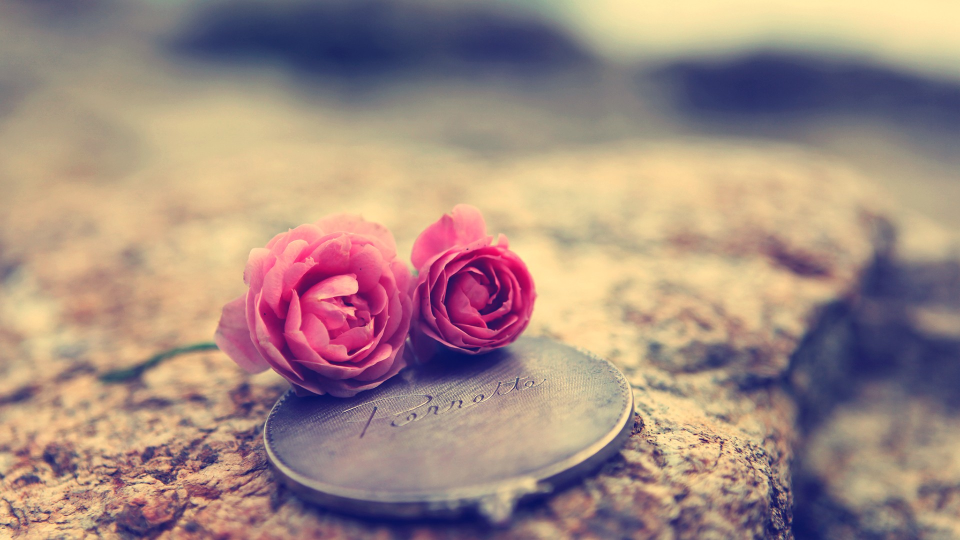
#> input picture images/Ship_Background.jpg, 1920 x 1080 px (shown at 1/2 size)
$ python main.py
#> lines starting #> are read from the running program, lines starting #| are printed output that depends on the picture
# import PIL
from turtle import width
from PIL import Image, ImageDraw, ImageFont, ImageOps
import random
import requests

# Heart icon attribution
# https://www.flaticon.com/authors/vlad-szirka


def generate_ship_image(user1, user2):
    # Read ship image template
    # Have tested 1920x1080px and 1200x600px images.
#> called with user1 = 'user1', user2 = 'user2'
    image = Image.open("images/Ship_Background.jpg").convert("RGBA")
    width, height = image.size
#> width = 1920; height = 1080
    center_x = width // 2
#> center_x = 960
    center_y = height // 2
#> center_y = 540

    # Open, resize, and add heart icon to background template
    heart_icon = Image.open(
        "images/heart.png").resize((width // 3, width // 3))
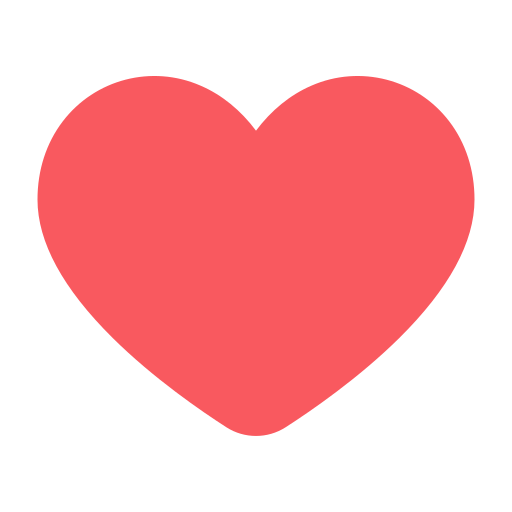
#> input picture images/heart.png, 512 x 512 px
    heart_location = center_x - \
        heart_icon.size[0] // 2, center_y - heart_icon.size[1] // 2
#> heart_location = (640, 220)
    image.alpha_composite(heart_icon, heart_location)
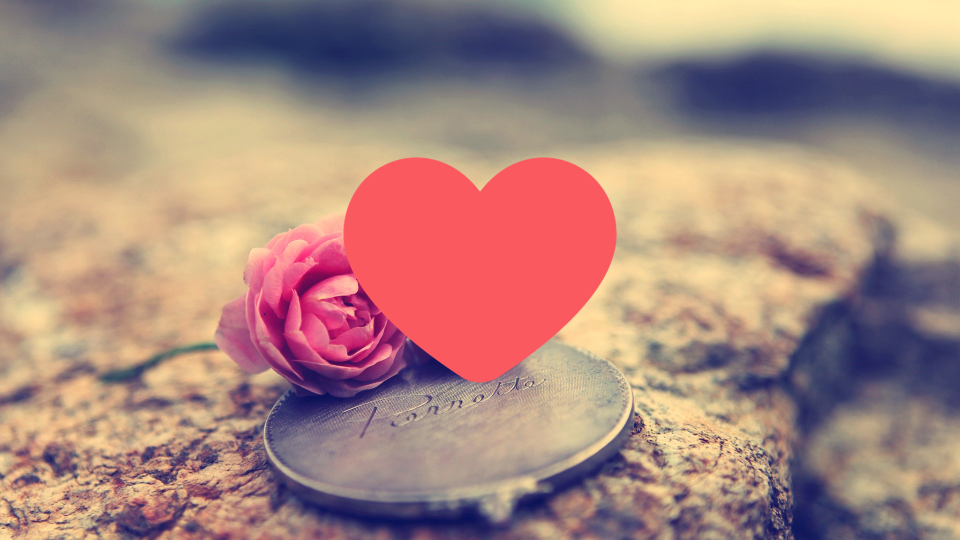
#> image: PIL image 1920x1080 RGBA (shown at 1/2 size); mean R, G, B, A 166.5, 133.4, 126.7, 255

    # Initialise first font for love percentage
    font_colour = "#000000"
    stroke_fill = "#ffffff"
    font_size = round(center_y // 3.33)
#> font_size = 162
    stroke_width = round(font_size * 0.02)
#> stroke_width = 3

    draw = ImageDraw.Draw(image)

    # Generate ship % and draw onto the background
    love_value = random.randint(0, 100)
    font = ImageFont.truetype("arial.ttf", font_size)
    draw.text((center_x, center_y), str(love_value) + "%", fill=font_colour,
              font=font, anchor="mm", align="center", stroke_width=stroke_width, stroke_fill=stroke_fill)

    # Change font settings for user names
    font_colour = "#f9595f"  # Red for names
    stroke_fill = "#000000"
    font_size = round(font_size // 1.75)
#> font_size = 92
    stroke_width = round(font_size * 0.02)
#> stroke_width = 2
    font = ImageFont.truetype("arial.ttf", font_size)

    # Set the display names and draw them onto the background
    # TODO: Grab names for users here from arguments
    name_1 = "Jackyyy"
    name_2 = "the lempika"
    draw.text((center_x, center_y - (center_y // 1.33)), name_1, fill=font_colour,
              font=font, anchor="mm", align="center", stroke_width=stroke_width, stroke_fill=stroke_fill)
    draw.text((center_x, center_y + (center_y // 1.33)), name_2, fill=font_colour,
              font=font, anchor="mm", align="center", stroke_width=stroke_width, stroke_fill=stroke_fill)

    # Get and resize the user avatars
    avatar_dims = (width // 5, width // 5)
#> avatar_dims = (384, 384)

    # TODO: Get avatar from users
    # Method 1: Using URLS
    # Method 2: Local files
    avatar_1, avatar_2 = get_avatar_using_urls("user1", "user2", avatar_dims)

    # avatar_1 = Image.open("avatar.jpg").resize(avatar_dims)
    # avatar_2 = Image.open("avatar2.webp").resize(avatar_dims)

    # Create circle mask for circle avatars. Same size as avatars
    avatar_mask = Image.new("L", avatar_dims, 0)
    draw = ImageDraw.Draw(avatar_mask)
    draw.ellipse((0, 0) + avatar_dims, fill=255)
    avatar_1 = ImageOps.fit(
        avatar_1, avatar_mask.size, centering=(0.5, 0.5))
    avatar_1.putalpha(avatar_mask)
    avatar_2 = ImageOps.fit(
        avatar_2, avatar_mask.size, centering=(0.5, 0.5))
    avatar_2.putalpha(avatar_mask)

    # Draw resized avatars onto the image
    avatar_1_location = (center_x - round((center_x // 2.5)) -
                         (avatar_dims[0]), center_y - avatar_dims[0] // 2)
    avatar_2_location = (center_x + round((center_x // 2.5)),
                         center_y - avatar_dims[0] // 2)
    image.alpha_composite(avatar_1, avatar_1_location)
    image.alpha_composite(avatar_2, avatar_2_location)

    # Save and replace the final image
    image = image.convert("RGB")
    image.save("last_ship_export.jpg")
    image.show()


def get_avatar_using_urls(user1, user2, avatar_dims):
    # TODO: Change these links here to discord user's avatar image
    r = requests.get(
        "https://avatars.githubusercontent.com/u/43399028?s=96&v=4", stream=True)
    avatar_1 = Image.open(r.raw).resize(avatar_dims)

    r = requests.get(
        "https://cdn.discordapp.com/avatars/90651365012955136/62a5d2b43aeb461f0d10d081b1e71f99.webp", stream=True)
    avatar_2 = Image.open(r.raw).resize(avatar_dims)

    return avatar_1, avatar_2


# TODO: Change these to the pinged users
generate_ship_image("user1", "user2")
#> (the call stopped at in get_avatar_using_urls, `r = requests.get( "https://avatars.githubusercontent.com/u/43399028?s=..`: the network is not available in this run)
